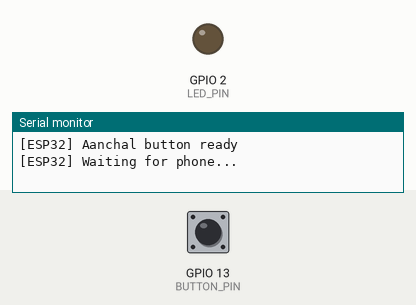
Simulated run of this program. Board: ESP32. Shown: output pins drawn as LEDs (lit = HIGH), the last lines printed to the serial monitor. Inputs (shaded band) come from the test bench; at power-on: GPIO 13 (BUTTON_PIN) HIGH. Nothing arrives over Bluetooth unless stated; a phone connects over Bluetooth LE 3 s after start.

Above: at 0.1 s.
At 3.1 s:
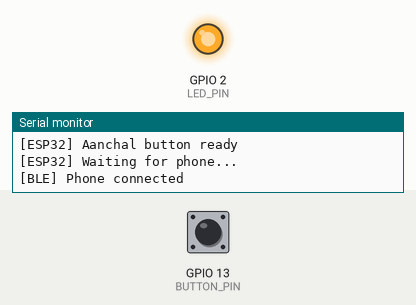
Timing chart, 0 to 4.6 s (numbered marks = the images above):
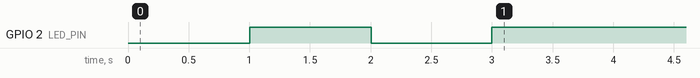

Measured:
- by itself, GPIO 2 (LED_PIN): LOW → HIGH at 1.0 s, → LOW 1.0 s later, → HIGH 0.99 s later

The program:

main.cpp
```cpp
/*
 * Aanchal Panic Button - ESP32 BLE Firmware
 * ==========================================
 * Press the button -> BLE notification "SOS" -> Flutter app
 * triggers full SOS chain (SMS + Firestore + TTS alert)
 *
 * Wiring:
 *   GPIO 13 -> Tactile button -> GND   (uses INPUT_PULLUP)
 *   GPIO 2  -> Built-in LED           (status indicator)
 *
 * LED behaviour:
 *   Slow blink (1s)  = scanning / not connected
 *   Solid ON         = phone connected
 *   Fast blink (3x)  = SOS sent successfully
 *   Rapid blink      = button pressed but not connected
 */

#include <NimBLEDevice.h>

// -- UUIDs - must match Flutter BleService exactly --
#define SERVICE_UUID        "4fafc201-1fb5-459e-8fcc-c5c9c331914b"
#define CHARACTERISTIC_UUID "beb5483e-36e1-4688-b7f5-ea07361b26a8"
#define DEVICE_NAME         "Aanchal"
// ---------------------------------------------------

#define BUTTON_PIN    13
#define LED_PIN       2
#define DEBOUNCE_MS   5000

NimBLECharacteristic* pCharacteristic = nullptr;
bool                  connected       = false;
bool                  oldButtonState  = HIGH;
unsigned long         lastTrigger     = 0;
unsigned long         lastBlink       = 0;
bool                  ledState        = false;

// -- BLE server callbacks ----------------------------
class ServerCB : public NimBLEServerCallbacks {
  void onConnect(NimBLEServer* s) override {
    connected = true;
    digitalWrite(LED_PIN, HIGH);
    Serial.println("[BLE] Phone connected");
  }
  void onDisconnect(NimBLEServer* s) override {
    connected = false;
    digitalWrite(LED_PIN, LOW);
    Serial.println("[BLE] Disconnected - restarting advert");
    NimBLEDevice::startAdvertising();
  }
};

void setup() {
  Serial.begin(115200);
  pinMode(BUTTON_PIN, INPUT_PULLUP);
  pinMode(LED_PIN, OUTPUT);
  digitalWrite(LED_PIN, LOW);

  // Init BLE
  NimBLEDevice::init(DEVICE_NAME);
  NimBLEDevice::setPower(ESP_PWR_LVL_P9); // max range

  NimBLEServer* pServer =
      NimBLEDevice::createServer();
  pServer->setCallbacks(new ServerCB());

  NimBLEService* pService =
      pServer->createService(SERVICE_UUID);

  pCharacteristic = pService->createCharacteristic(
      CHARACTERISTIC_UUID,
      NIMBLE_PROPERTY::READ | NIMBLE_PROPERTY::NOTIFY
  );
  pCharacteristic->setValue("ready");
  pService->start();

  NimBLEAdvertising* pAdvert =
      NimBLEDevice::getAdvertising();
  pAdvert->addServiceUUID(SERVICE_UUID);
  pAdvert->start();

  Serial.println("[ESP32] Aanchal button ready");
  Serial.println("[ESP32] Waiting for phone...");
}

void blinkLed(int times, int ms) {
  for (int i = 0; i < times; i++) {
    digitalWrite(LED_PIN, HIGH);
    delay(ms);
    digitalWrite(LED_PIN, LOW);
    delay(ms);
  }
  if (connected) digitalWrite(LED_PIN, HIGH);
}

void loop() {
  unsigned long now = millis();

  // Slow blink when not connected
  if (!connected && (now - lastBlink > 1000)) {
    lastBlink = now;
    ledState = !ledState;
    digitalWrite(LED_PIN, ledState);
  }

  // Read button
  bool btnState = digitalRead(BUTTON_PIN);
  if (btnState == LOW
      && oldButtonState == HIGH
      && (now - lastTrigger) > DEBOUNCE_MS) {

    lastTrigger = now;
    Serial.println("[ESP32] Button pressed");

    if (connected && pCharacteristic != nullptr) {
      pCharacteristic->setValue("SOS");
      pCharacteristic->notify();
      Serial.println("[ESP32] SOS sent via BLE");
      blinkLed(3, 100); // 3 fast blinks = success
    } else {
      Serial.println("[ESP32] Not connected - SOS lost!");
      blinkLed(10, 50); // rapid blinks = failure
    }
  }
  oldButtonState = btnState;
  delay(20);
}
```
